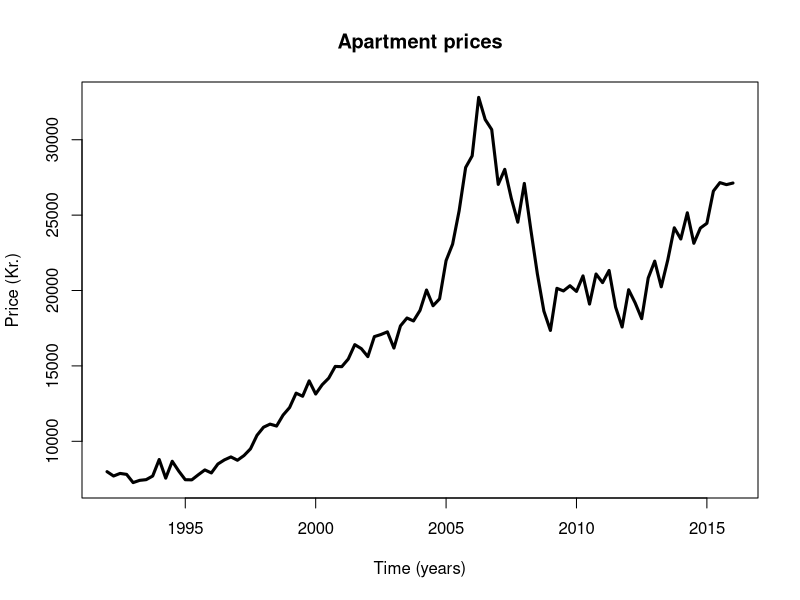
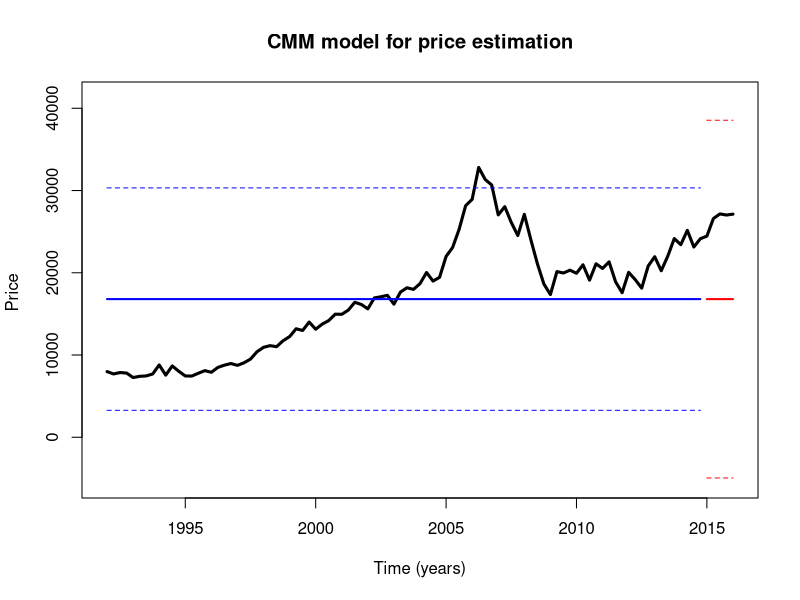
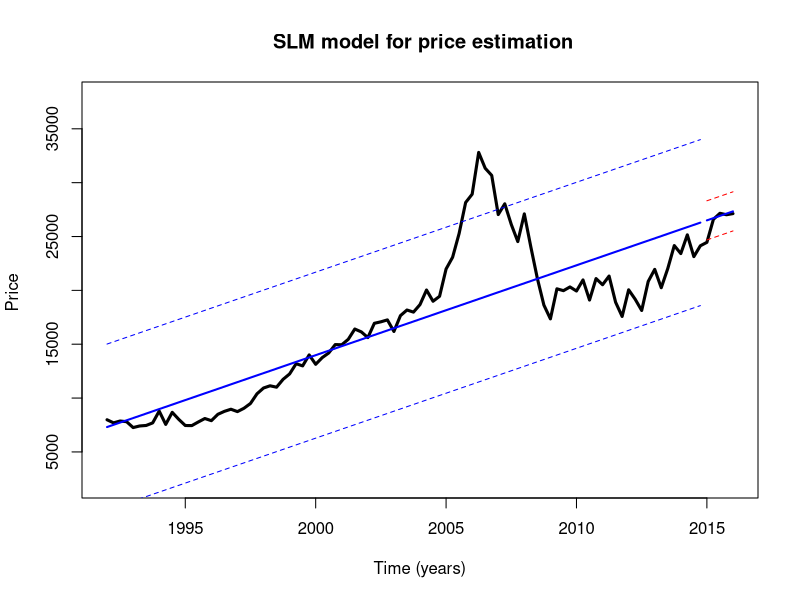
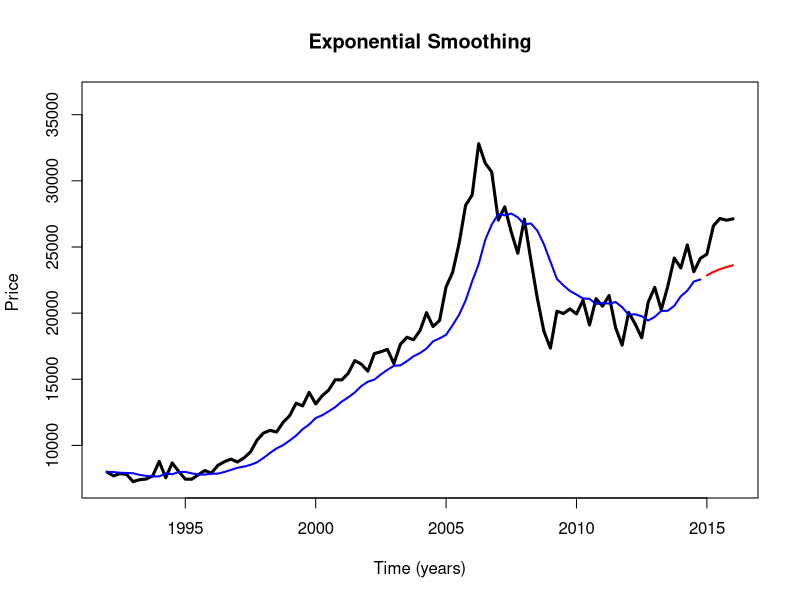

Here is the R script that generated these plots, in order: (Note: this script raises an error after producing the figures.)
a = as.matrix(cbind(c(1,0),c(1,1)))
B = matrix(c(2, 4, 3, 1, 5, 7),  nrow=3, ncol=2)
# Power of a matrix function
powA = function(a,n) {
  if (n < 0){
    n = -n
    a = solve(a)
  }
  if (n==1)  return (a)
  if (n==2)  return (a%*%a)
  if (n>2) return ( a%*%powA(a,n-1))
}

################ Question 1 ######################
## Loading and preparing the data:
myData = read.csv("./apartment_prices.csv", sep = " ") # read the csv
time = as.matrix(myData[,2])   # Get the time
price = as.matrix(myData[,3])  # Get the price
Nsam = dim(time)[1]             # Number of samples
# Vars for plotting
minPrice = min(price)
maxPrice = max(price)
rangePrice = maxPrice - minPrice
### Split data into train and test
tr_indx = as.matrix(which(time[,1] < 2015))  # Indexes for estimating
Ntr = dim(tr_indx)[1]

tst_indx = (Ntr+1):Nsam
Ntst = Nsam - Ntr

# Obtain data
time_tr = as.matrix(time[tr_indx,1])
time_tst = as.matrix(time[tst_indx,1])
price_tr = as.matrix(price[tr_indx,1])
price_tst = as.matrix(price[tst_indx,1])

## Do the plotting and saving it into an image
# Save the image in this file, with res =
png(file="Price_time.png",width=800, res=90) 
# Size and aspect ratio could be width=400,height=350,res=45
plot(time, price, 
     type = "l",                     # Draw as a line
     lwd= 3,                         # Line width
     main="Apartment prices", # Title of the graph
     xlab="Time (years)",            # x label
     ylab="Price (Kr.)")                  # y label
dev.off()

################ Question 2 ######################
# Obtain the mean and the std for estimation
mu = mean(price_tr)               # Calculate mean
Ytr = matrix(mu, Ntr)            # Output 
error_tr = Ytr - price_tr      # Obtain error estimate
# Obtain theoretical error std
std_error_tr = sqrt(t(error_tr)%*%error_tr / (Ntr - 1))  


# Obtain prediction and empirical std of prediction
Ytst = matrix(mu, Ntst)          # Obtain output prediction
error_tst = Ytst - price_tst      # Obtain error estimate
error_tst = Ytst - price_tst      # Obtain error estimate

# Obtain empirical error std
std_error_tst = sqrt(t(error_tst)%*%error_tst / (Ntst - 1))  

## Do the plotting and saving it into an image
png(file="Mean_Model.png",width=800, res=90)  # Save the image in this file, with res =
plot(time, price, type = "l",lwd= 3,main="CMM model for price estimation", 
     xlab="Time (years)", ylab="Price ",
     ylim = c(minPrice - rangePrice/2, maxPrice + rangePrice/3))

## Plot mean +- 2std lines
## Train prediction and std of tr error
lines(time_tr, Ytr,col = "blue", lwd=2) # Extend the values to create vector and plot
lines(time_tr, Ytr + 2 * matrix(std_error_tr, Ntr), col = "blue", type = "l", lty=2, lwd=1)
lines(time_tr, Ytr - 2 * matrix(std_error_tr, Ntr), col = "blue", type = "l", lty=2, lwd=1)

## Test prediction and std of tst empirical error 
lines(time_tst, Ytst,col = "red", lwd=2) # Extend the values to create vector and plot
lines(time_tst, Ytst + 2 * matrix(std_error_tst, Ntst), col = "red", type = "l", lty=2, lwd=1)
lines(time_tst, Ytst - 2 * matrix(std_error_tst, Ntst), col = "red", type = "l", lty=2, lwd=1)
dev.off()

################ Question 3 ######################
# Use a linear solver as y = w0 + w1 * t + e to predict the samples
Xtr <- cbind(matrix(1,Ntr),time_tr)   # Add a vector of 1s for the bias
thetahat <- solve(t(Xtr) %*% Xtr) %*% t(Xtr) %*% price_tr  # Calculate regression coefficients

Ytr = Xtr %*% thetahat        # Obtain output prediction
error_tr = Ytr - price_tr      # Obtain error estimate

# Obtain the unbiased estimator of tr error (estimation error). error_tr = [92,1]
NdimParam = dim(thetahat)[1]
std_error_tr = sqrt(t(error_tr)%*%error_tr / (Ntr - NdimParam))  # Obtain error std

# Obtain test estimates (prediction estimates):
Xtst = cbind(matrix(1,Ntst),time_tst)
Ytst = Xtst %*% thetahat        # Obtain output prediction
error_tst = Ytst - price_tst      # Obtain error estimate
error_tst = Ytst - price_tst      # Obtain error estimate

std_error_tst = sd(error_tst, na.rm = FALSE)   # Obtain empirical error std

# Plot the predicted and the real data.
## Do the plotting and saving it into an image
png(file="Linear_Model.png",width=800, res=90)  # Save the image in this file, with res =
plot(time, price, type = "l",lwd= 3,main=" SLM model for price estimation", xlab="Time (years)", 
     ylab="Price ", ylim = c(minPrice - rangePrice/5, maxPrice + rangePrice/5)) 

## Plot mean +- 2std lines
lines(time_tr, Ytr,col = "blue", lwd=2) # Extend the values to create vector and plot
lines(time_tr, Ytr + 2 * matrix(std_error_tr, Ntr), col = "blue", type = "l", lty=2, lwd=1)
lines(time_tr, Ytr - 2 * matrix(std_error_tr, Ntr), col = "blue", type = "l", lty=2, lwd=1)
## Test prediction and std of tst empirical error 
lines(time_tst, Ytst,col = "blue", lwd=2) # Extend the values to create vector and plot
lines(time_tst, Ytst + 2 * matrix(std_error_tst, Ntst), col = "red", type = "l", lty=2, lwd=1)
lines(time_tst, Ytst - 2 * matrix(std_error_tst, Ntst), col = "red", type = "l", lty=2, lwd=1)
dev.off()

################ Question 4 ######################

# Exponential smoothing: We predict the value in instant N + 1 from a
# weighted average of the previous samples. The weights follow a exponential
# decreasing.
# Y^_N+l+1|N+1 = (1-lambda)Y_N+1 + Y^_N+l|N 

lambda = 0.8
priceHatTr = matrix(price[1],1,1) #Initial value is the sample itself
for(i in 1:Ntr){
  yhat_i = (1-lambda)*price_tr[i]+lambda*priceHatTr[i] 
  priceHatTr = cbind(priceHatTr, yhat_i)
}

# Predictions for data Test
last_Tr = price[Ntr]    # Last known price 
priceHatTst = matrix(priceHatTr[Ntr],1,1)  # Price estimate for tst.
# First value will be removed after
for(i in 1:Ntst){
  pred = (1-lambda)*last_Tr+lambda*priceHatTst[i] 
  priceHatTst = cbind(priceHatTst, pred)
}

## Plot the initial

png(file="Exp_Smoothing.png",width=800, res=90)  # Save the image in this file, with res =
plot(time, price, type = "l",lwd= 3,main="Exponential Smoothing", xlab="Time (years)", ylab="Price ",
     ylim = c(min(price)*(1- 1/10), max(price) + 200)*(1+ 1/10))   
lines(time_tr, priceHatTr[1:Ntr], col="blue",lwd=2)

## Plot the predicted data !!
lines(time_tst, priceHatTst[-1],col="red",lwd=2)
dev.off()



##################################################################
################ Question 5.1 Unefficient way #####################
##################################################################

## Brute force, no updating.
# Calculate the estimation error in the training set
# Create "imaginary" time instances for ALL time instances
X_j = cbind(matrix(1,Nsam), matrix(-seq(Nsam-1,0,-1)))
lambda = 0.47

# Transition matrix
L = matrix(1,2,2) 
L[1,2] = 0
# f(0): Imaginary time in instant 0
f0 = matrix(1,2,1) #f(0)
f0[2] = 0
fj = L %*% f0

## ESTIMATION (GET Initial parameters)
## Create weight matrix
Ninit = 3
Nest = Ntr - Ninit   # Number of samples to use for updating
# Main variables where to store the predictions and theoretical std at every point.
Ypred = matrix(1,Nest,1)
Ypred_std = matrix(1,Nest,1)
for (Nini in (Ninit:Ntr)){
  X_j = cbind(matrix(1,Nini), matrix(-seq(Nini-1,0,-1)))
  CovInv = matrix(0,Nini,Nini)  # Inverse covariance Matrix of the samples. (ML model)
  for(i in 0:(Nini-1)){
    CovInv[Nini-i,Nini-i] = lambda^(i)
  }
  # Solve the system to obtain the GLS parameters.
  # N * Covariance of the dimensions of f(x)_j = [1 j] (Imaginary time)
  FMatrix = t(X_j[1:Nini,]) %*% CovInv %*% X_j[1:Nini,]
  H = t(X_j[1:Nini,]) %*% CovInv %*% price_tr[1:Nini,]      # Samples * Weight_Matrix * Y
  thetahat = solve(FMatrix) %*% H  # Same as GLS
  Ytr = X_j %*% thetahat
  
  # Get training variance
  erorr_tr = price_tr[1:Nini] - Ytr
  Sigma2 = (t((erorr_tr)) %*%CovInv %*% (erorr_tr)) 
  Sigma2 = Sigma2 / (Nini - Ndim)
  
  # Get next test and its std
  Ytst = t(powA(L,1)%*%f0)%*%thetahat 
  Ypred[Nini] = Ytst
  
  fl = powA(L,1) %*% f0
  var_error_tst = Sigma2 %*% (1 + t(fl)%*%solve(FMatrix)%*%fl)
  std_error_tst = sqrt(var_error_tst)
  
  Ypred_std[Nini] = std_error_tst
}

## Do the plotting and saving it into an image
png(file="LT_tr_est.png",width=800, res=90)  # Save the image in this file, with res =
plot(time, price, type = "l",lwd= 3,main="Linear Trend Estimation", xlab="Time (years)", ylab="Price ",
     ylim = c(minPrice - rangePrice/5, maxPrice + rangePrice/5)) 
# ylim = c(min(price)*(1- 1/10), max(price) + 200)*(1+ 1/10))   
#ylim = c(24000,28000)

## Plot mean +- 2std lines
lines(time_tr[Ninit:Ntr+1], Ypred[Ninit:Ntr+1], col = "blue", lwd=2) 
# Extend the values to create vector and plot
lines(time_tr[Ninit:Ntr+1], Ypred[Ninit:Ntr+1] - 2*Ypred_std[Ninit:Ntr+1] , 
      col = "blue", type = "l", lty=2, lwd=1)
lines(time_tr[Ninit:Ntr+1], Ypred[Ninit:Ntr+1] + 2*Ypred_std[Ninit:Ntr+1] , 
      col = "blue", type = "l", lty=2, lwd=1)
dev.off()

################ Question 5.2 Prediction ######################
# Create "imaginary" time instances 
Xtr_j = cbind(matrix(1,Ntr), matrix(-seq(Ntr-1,0,-1)))
lambda = 0.80

# Transition matrix
L = matrix(1,2,2) 
L[1,2] = 0
# f(0): Imaginary time in instant 0
f0 = matrix(1,2,1) #f(0)
f0[2] = 0

# Weight matrix for assigning weights to the samples.
# Older samples have decreasing weight using exponential decrease.
# It can be seen as WLS where Sigma inverse is a diagonal matrix.
# So it is also a ML for the Multivariate case of all samples, where
# all the samples are independent (diagonal matrix), but have differente
# variances (the more variance, the less weight )

## ESTIMATION (GET Initial parameters)
## Create weight matrix
CovInv = matrix(0,Ntr,Ntr)  # Inverse covariance Matrix of the samples. (ML model)
for(i in 0:(Ntr-1)){
  CovInv[Ntr-i,Ntr-i] = lambda^(i)
}
# Solve the system to obtain the GLS parameters.
# N * Covariance of the dimensions of f(x)_j = [1 j] (Imaginary time)
FMatrix = t(Xtr_j) %*% CovInv %*% Xtr_j 
H = t(Xtr_j) %*% CovInv %*% price_tr      # Samples * Weight_Matrix * Y
thetahat = solve(FMatrix) %*% H  # Same as GLS
Ytr = Xtr_j %*% thetahat # Prediction for training

# The unbias estimator for the variance of the noise in the training samples is:
Ndim = dim(fj)[1]
Sigma2 = (t((price_tr - Ytr)) %*%CovInv %*% (price_tr - Ytr)) %/% (Ntr - Ndim)
std_error_tr = sqrt(Sigma2)

## PREDICTION (GET Initial parameters)
# Now we predict the next samples, using the linear model with respecto to j (time transform)
Ytst = matrix(t(fj)%*%thetahat,1,1)
# For every new sample we get the new time and obtain the output.
fj = f0  # fj for calculating fj for different js
for(i in 1:Ntst){
  fj = L%*%fj     # Obtain new time instance (transformation of time j)
  Ytst_j = t(fj)%*%thetahat 
  Ytst = cbind(Ytst, Ytst_j)
}

## Std of the prediction error
# Tha variance for a prediction "l" samples away from the last training point is 
var_error_tst = matrix(0,1,1)  # Price estimate for tst.
for(l in 1:Ntst){
  fl = powA(L,l) %*% f0
  var_error_tst_l = Sigma2 %*% (1 + t(fl)%*%solve(FMatrix)%*%fl)
  var_error_tst = cbind(var_error_tst, var_error_tst_l)
}
std_error_tst = sqrt(var_error_tst)

## Do the plotting and saving it into an image
png(file="LT_test.png",width=800, res=90)  # Save the image in this file, with res =
plot(time, price, type = "l",lwd= 3,main="House Pricing Evolution", xlab="Time (years)", ylab="Price ",
     ylim = c(22000,28000), xlim = c(2014.5,2016))
# ylim = c(min(price)*(1- 1/10), max(price) + 200)*(1+ 1/10))   
#ylim = c(24000,28000)

## Plot mean +- 2std lines
lines(time_tr, Ytr,col = "blue", lwd=2) # Extend the values to create vector and plot
lines(time_tr, Ytr + 2 * matrix(std_error_tr, Ntr), col = "blue", type = "l", lty=2, lwd=1)
lines(time_tr, Ytr - 2 * matrix(std_error_tr, Ntr), col = "blue", type = "l", lty=2, lwd=1)
## Test prediction and std of tst empirical error 
lines(time_tst, Ytst[-1],col = "red", lwd=2) # Extend the values to create vector and plot
lines(time_tst, Ytst[-1] + 2 * matrix(std_error_tst[-1], Ntst), col = "red", type = "l", lty=2, lwd=1)
lines(time_tst, Ytst[-1] - 2 * matrix(std_error_tst[-1], Ntst), col = "red", type = "l", lty=2, lwd=1)
dev.off()



##################################################################
################ Question 6. Unefficient way #####################
##################################################################

## Brute force, no updating.
# Calculate the estimation error in the training set
# Transition matrix

L = matrix(1,2,2) 
L[1,2] = 0
# f(0): Imaginary time in instant 0
f0 = matrix(1,2,1) #f(0)
f0[2] = 0
fj = L %*% f0

# Search of lambda
Npoints = 20;
lambda_values = (1:Npoints)/(Npoints+1)
S_values = matrix(0,Npoints,1)   # Where to store the errors :)

Sindx = 0
for (lambda in (lambda_values)){
  Sindx = Sindx +1
  ## ESTIMATION (GET Initial parameters)
  ## Create weight matrix
  Ninit = 20
  Nest = Ntr - Ninit   # Number of samples to use for updating
  # Main variables where to store the predictions and theoretical std at every point.
  Ypred = matrix(1,Nest,1)
  Ypred_std = matrix(1,Nest,1)
  
  S_aux = 0 
  for (Nini in (Ninit:(Ntr-1))){
    X_j = cbind(matrix(1,Nini), matrix(-seq(Nini-1,0,-1)))
    CovInv = matrix(0,Nini,Nini)  # Inverse covariance Matrix of the samples. (ML model)
    for(i in 0:(Nini-1)){
      CovInv[Nini-i,Nini-i] = lambda^(i)
    }
    # Solve the system to obtain the GLS parameters.
    # N * Covariance of the dimensions of f(x)_j = [1 j] (Imaginary time)
    FMatrix = t(X_j[1:Nini,]) %*% CovInv %*% X_j[1:Nini,]
    H = t(X_j[1:Nini,]) %*% CovInv %*% price_tr[1:Nini,]      # Samples * Weight_Matrix * Y
    thetahat = solve(FMatrix) %*% H  # Same as GLS
    Ytr = X_j %*% thetahat
    
    # Get next test and its std
    Ytst = t(powA(L,1)%*%f0)%*%thetahat 
    
    S_aux = S_aux + (Ytst - price_tr[Nini+1])^(2)
    print (S_aux)
  }
  S_values[Sindx] = S_aux
}

best_lambda = lambda_values[which.min(S_values)]

## Do the plotting and saving it into an image
png(file="S_value.png",width=800, res=90)  # Save the image in this file, with res =
plot(lambda_values, S_values, type = "l",lwd= 3,main="Lambda value", xlab="Lambda", ylab="Square Error")

dev.off()

##################################################################
################ Question 5 Efficcient Update Misserably Failed ##
##################################################################

lambda = 0.99
# Transition matrix
L = matrix(1,2,2) 
L[1,2] = 0
# f(0): Imaginary time in instant 0
f0 = matrix(1,2,1) #f(0)
f0[2] = 0
fj = L %*% f0
# Weight matrix for assigning weights to the samples.
# Older samples have decreasing weight using exponential decrease.
# It can be seen as WLS where Sigma inverse is a diagonal matrix.
# So it is also a ML for the Multivariate case of all samples, where
# all the samples are independent (diagonal matrix), but have differente
# variances (the more variance, the less weight )

## ESTIMATION (GET Initial parameters)
## Create weight matrix
Nini = 20; # Initial number of samples to perform the initial GLS
# Create "imaginary" time instances for ALL time instances
X_j = cbind(matrix(1,Nsam), matrix(-seq(Nsam-1,0,-1)))
CovInv = matrix(0,Nini,Nini)  # Inverse covariance Matrix of the samples. (ML model)
for(i in 0:(Nini-1)){
  CovInv[Nini-i,Nini-i] = lambda^(i)
}

# Solve the system to obtain the GLS parameters.
# N * Covariance of the dimensions of f(x)_j = [1 j] (Imaginary time)
FMatrix = t(X_j[1:Nini,]) %*% CovInv %*% X_j[1:Nini,]
H = t(X_j[1:Nini,]) %*% CovInv %*% price_tr[1:Nini,]      # Samples * Weight_Matrix * Y
thetahat = solve(FMatrix) %*% H  # Same as GLS
Ytr = X_j[1:Nini,] %*% thetahat # Prediction of the previous samples

# The unbias estimator for the variance of the last samples is:
Ndim = dim(fj)[1]
Sigma2 = (t((price[1:Nini,] - Ytr)) %*%CovInv %*% (price[1:Nini,] - Ytr)) %/% (Nini - Ndim)
std_error_tr = sqrt(Sigma2)

## Estimation of the next sample.
# Now we predict only the next sample, using the linear model with respecto to j (time transform)
Ytst = matrix(t(fj)%*%thetahat,1,1)
# For every new sample we get the new time and obtain the output.
fj = L%*%f0   # fj for calculating fj for different js
Ytst = t(fj)%*%thetahat 

## Std of the prediction error
# Tha variance for a predictnion "l" samples away from the last training point is 
fl = powA(L,l) %*% f0
var_error_tst_l = Sigma2 %*% (1 + t(fl)%*%FMatrix%*%fl)
std_error_tst = sqrt(var_error_tst)

###################################################
##### UPDATING OF PARAMETERS WITH NEW SAMPLES #####
###################################################

Nest = Ntr - Nini   # Number of samples to use for updating
# Main variables where to store the predictions and theoretical std at every point.
Ypred = matrix(1,Nest,1)
initialthetahat = thetahat
initialFMatrix = FMatrix
initialH = H

### REAL UPDATION
thetahat = initialthetahat
FMatrix = initialFMatrix 
H = initialH 

for(i in 1:(Nest)){   # For every new sample
  #  print(thetahat)
  fi = powA(L,1) %*% f0  # We update the 0 point when we update this
  #### Get the estimate for the sample (from the past updating)
  Ypred[i] = t(fi)%*%thetahat 
  #  print (Ypred[i])
  #### UPDATE THE parameters with the new sample !
  # We update F, then H and then the parameters
  if (i < 5){
    print ("PUTA--------------------------")
    print(FMatrix)
    print (H)
    print (thetahat)
  }
  # Get the H and F
  fl = powA(L,-(Nini + i -1)) %*% f0  
  FMatrix = FMatrix + lambda^(Nini + i -1) * fl%*%t(fl)
  H = lambda * solve(L) %*% H + f0 * price[Nini + i, ]
  thetahat = solve(FMatrix) %*% H  # Same as GLS
  # thetahat = t(L)%*%thetahat + solve(FMatrix) %*% f0 *(price[Nini + i, ] - Ypred[i])  # Same as GLS
}

## Do the plotting and saving it into an image
png(file="Local_Trend.png",width=800, res=90)  # Save the image in this file, with res =
plot(time, price, type = "l",lwd= 3,main="House Pricing Evolution", xlab="Time (years)", ylab="Price ")
# ylim = c(min(price)*(1- 1/10), max(price) + 200)*(1+ 1/10))   
#ylim = c(24000,28000)

## Plot mean +- 2std lines
lines(time[Nini:(Ntr-1)], Ypred[,1] ,col = "blue", lwd=2) # Extend the values to create vector and plot
dev.off()

